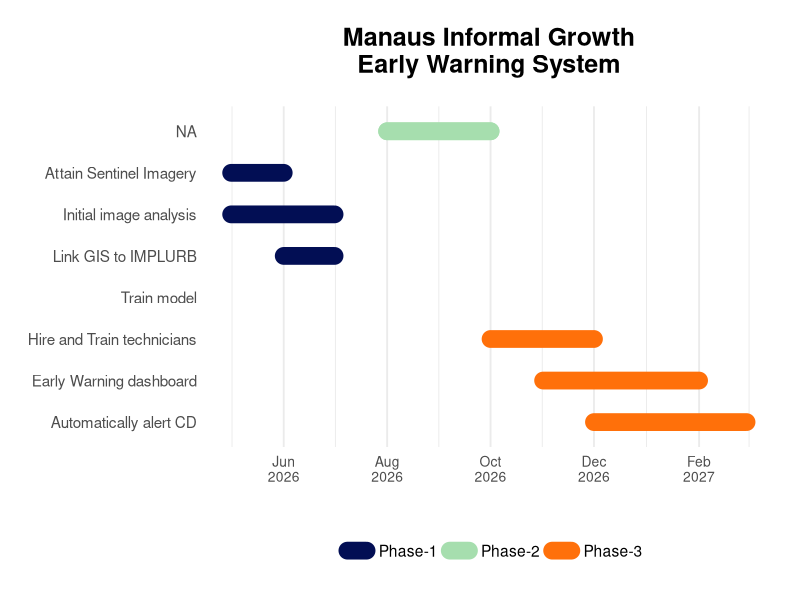
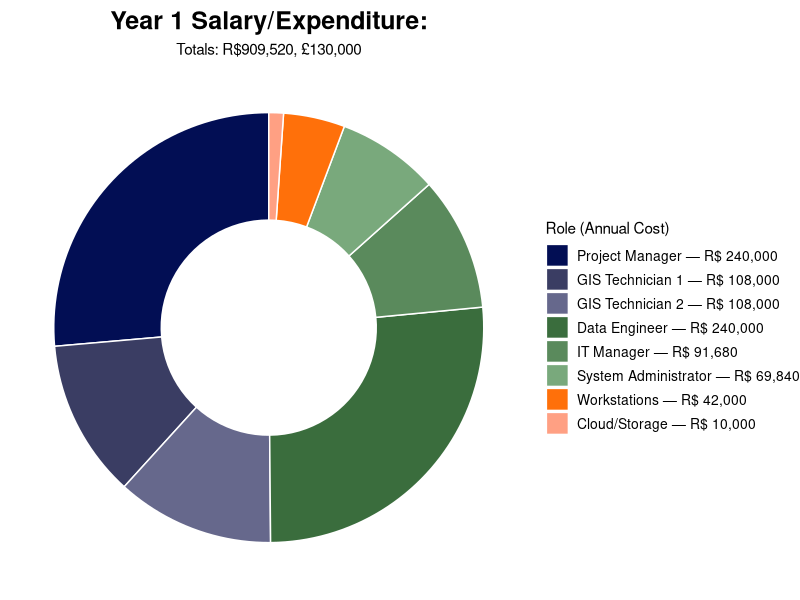
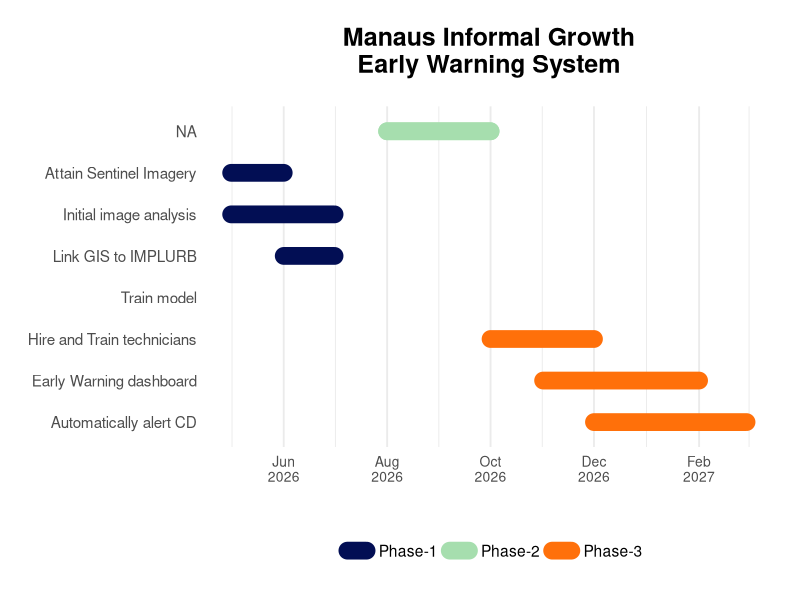
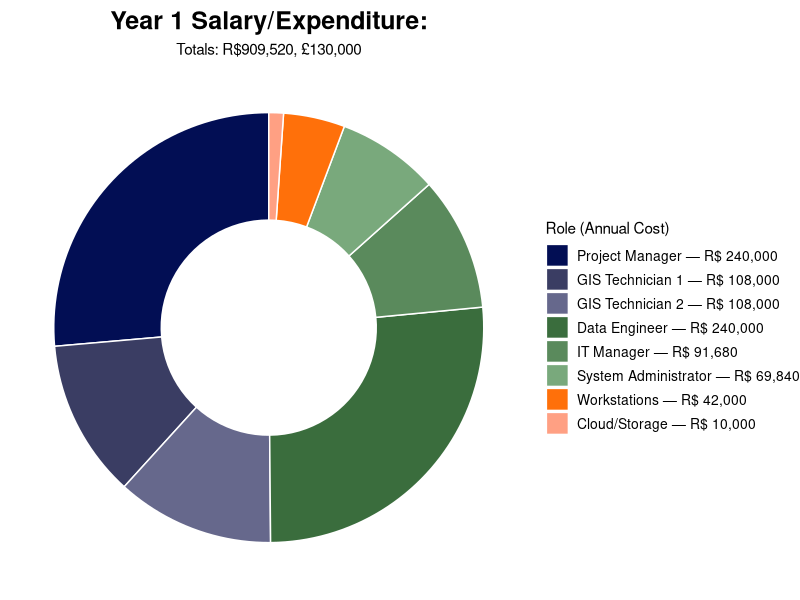

The R script that drew these images, in order:
## ---- chunk 1
library(tidyverse)
library(lubridate)

gantt <- tribble(
  ~phase,  ~subtask, ~start, ~end, ~goal, ~deliverable,

  # WP1 — Setup
  "Phase-1", "Attain Sentinel Imagery",
  ymd("2026-05-01"), ymd("2026-06-01"),
  "Organize resources.",
  "CBERS-4A data Digital Environment",
  
  "Phase-1", "Initial image analysis",
  ymd("2026-05-01"), ymd("2026-07-01"),
  "Organize resources.",
  "CBERS-4A data Digital Environment",

  "Phase-1", "Link GIS to IMPLURB",
  ymd("2026-06-01"), ymd("2026-07-01"),
  "Organize resources.",
  "CBERS-4A data Digital Environment",

  # WP2 — Construction
  "Phase-2", "Train model",
  ymd("2026-07-01"), ymd("2026-010-1"),
  "Create and train model.",
  "Early stage informal housing identification model",

  "Phase-2", "Determine TPR Threshold",
  ymd("2026-08-01"), ymd("2026-10-01"),
  "Create and train the model.",
  "Early stage informal housing identification model",

  "Phase-2", "Determine Kernel Blob Size",
  ymd("2026-08-01"), ymd("2026-10-01"),
  "Create and train the model.",
  "Early stage informal housing identification model",

  # WP3 — Application
  "Phase-3", "Hire and Train technicians",
  ymd("2026-10-01"), ymd("2026-12-01"),
  "Facilitate cooridination between us, IMPLURB, and Civil Defense",
  "Trained staff & interdepartmental communcication",

  "Phase-3", "Early Warning dashboard",
  ymd("2026-11-01"), ymd("2027-02-01"),
  "Facilitate cooridination between us, IMPLURB, and Civil Defense",
  "Trained staff & interdepartmental communcication",

  "Phase-3", "Automatically alert CD",
  ymd("2026-12-01"), ymd("2027-03-01"),
  "Facilitate cooridination between us, IMPLURB, and Civil Defense",
  "Trained staff & interdepartmental communcication"
)

## ---- chunk 2
#library(tidyverse)
#ibrary(lubridate)
library(ggplot2)

task_order <- c(
  "Attain Sentinel Imagery",
  "Initial image analysis",
  "Link GIS to IMPLURB",
  "Imagery Object creation",
  "Compute Difference indices",
  "Train model",
  "Hire and Train technicians",
  "Early Warning dashboard",
  "Automatically alert CD"
)

custom_cols <- c(
  "Phase-1" = "#020E54",
  "Phase-2" = "#A6DEAE",
  "Phase-3" = "#FF700A"
)

gantt <- gantt %>%
  mutate(
    subtask = factor(subtask, levels = rev(task_order))
  )

ggplot(gantt, aes(y = subtask, x = start, xend = end, color = phase)) +
  geom_segment(aes(yend = subtask), linewidth = 6, lineend = "round") +
  scale_color_manual(values = custom_cols) +   # clearer WP separation
  scale_x_date(
    date_breaks = "2 months",
    date_labels = "%b\n%Y"                  # stacked labels for readability
  ) +
  labs(
    title = "Manaus Informal Growth
Early Warning System",
    x = "",
    y = NULL,
    color = ""
  ) +
  theme_minimal(base_family = "sans", base_size = 14) +
  theme(
    plot.title = element_text(size = 18, face = "bold", hjust = 0.5, margin = margin(b = 20)),
    axis.text.x = element_text(angle = 0, vjust = 1, hjust = 0.5, size = 10),
    axis.text.y = element_text(size = 11),
    panel.grid.major.y = element_blank(),
    legend.position = "bottom",
    plot.margin = margin(20, 20, 20, 20)
  )

#ggsave("gantt2.png", plot = p, width = 8, height = 6, dpi = 300)

## ---- chunk 3
p <- ggplot(gantt, aes(y = subtask, x = start, xend = end, color = phase)) +
  geom_segment(aes(yend = subtask), linewidth = 6, lineend = "round") +
  scale_color_manual(values = custom_cols) +
  scale_x_date(
    date_breaks = "2 months",
    date_labels = "%b\n%Y"
  ) +
  labs(
    title = "Manaus Informal Growth\nEarly Warning System",
    x = "",
    y = NULL,
    color = ""
  ) +
  theme_minimal(base_family = "sans", base_size = 14) +
  theme(
    plot.title = element_text(size = 18, face = "bold", hjust = 0.5, margin = margin(b = 20)),
    axis.text.x = element_text(size = 10),
    axis.text.y = element_text(size = 11),
    panel.grid.major.y = element_blank(),
    legend.position = "bottom",
    plot.margin = margin(20, 20, 20, 20)
  )

ggsave("gantt3.png", plot = p, width = 8, height = 6, dpi = 300)

## ---- chunk 4


library(tidyverse)
library(scales)
library(colorspace)


base_gis   <- "#020E54"
base_it    <- "#3A6D3D"
base_equip <- "#FF700A"

gis_col   <- lighten(base_gis,   seq(0, 0.4, length.out = 3))
it_col    <- lighten(base_it,    seq(0, 0.4, length.out = 3))
equip_col <- lighten(base_equip, seq(0, 0.3, length.out = 2))


budget <- tribble(
  ~Category,   ~Role,                   ~AnnualCost,
  "GIS",       "Project Manager",         240000,
  "GIS",       "GIS Technician 1",        108000,
  "GIS",       "GIS Technician 2",        108000,

  "IT",        "Data Engineer",           240000,
  "IT",        "IT Manager",               91680,
  "IT",        "System Administrator",     69840,

  "Equipment", "Workstations",             42000,
  "Equipment", "Cloud/Storage",            10000
)


budget <- budget %>%
  mutate(
    Role = factor(Role, levels = c(
      # GIS (blue)
      "Project Manager",
      "GIS Technician 1",
      "GIS Technician 2",

      # IT (green)
      "Data Engineer",
      "IT Manager",
      "System Administrator",

      # Equipment (orange)
      "Workstations",
      "Cloud/Storage"
    ))
  )


budget <- budget %>%
  arrange(Role) %>%   # ensures GIS → IT → Equipment order
  group_by(Category) %>%
  mutate(Color = case_when(
    Category == "GIS"       ~ gis_col[row_number()],
    Category == "IT"        ~ it_col[row_number()],
    Category == "Equipment" ~ equip_col[row_number()]
  )) %>%
  ungroup()


budget <- budget %>%
  mutate(
    Percent = AnnualCost / sum(AnnualCost)
  )


budget <- budget %>%
  mutate(
    LegendLabel = paste0(Role, " — R$ ", comma(AnnualCost))
  )


budget <- budget %>%
  arrange(Role) %>%   # <-- ensures correct grouping order
  mutate(
    LegendLabel = factor(LegendLabel, levels = LegendLabel)
  )

color_map <- budget %>%
  arrange(Role) %>%
  select(LegendLabel, Color) %>%
  deframe()


ggplot(budget, aes(x = 2, y = Percent, fill = LegendLabel)) +
  
  geom_col(color = "white", width = 1) +
  coord_polar(theta = "y") +
  scale_fill_manual(values = color_map) +
  
  # Donut hole
  xlim(0.5, 2.5) +
  
  theme_void() +
  labs(
    title = "Year 1 Salary/Expenditure:",
    subtitle = "Totals: R$909,520, \u00A3130,000",
    fill = "Role (Annual Cost)"
  ) +
  theme(
    plot.title = element_text(size = 18, face = "bold", hjust = 0.5),
    plot.subtitle = element_text(hjust = 0.5),
    legend.text = element_text(size = 10)
  )


ggsave(
  filename = "exp_don.png",
  width = 8,
  height = 8,
  dpi = 300,
  bg = "white"
)
